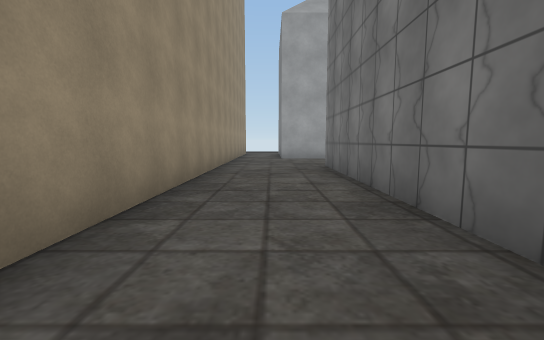
view 1 (above)

13 first-person views from a walk through a scene from a Unity 3-D project. The camera is 1.3 m above the floor, tilts 6° down and sees 90° across. The floor is counted in squares, 2 m on a side. Each view is taken from the middle of a square. On the plan, view 1 faces up. The plan holds only what a view shows up to about 9 squares ahead; the rest is blank. The place goes on beyond the plan. Some surface patterns are stand-ins.

view 2
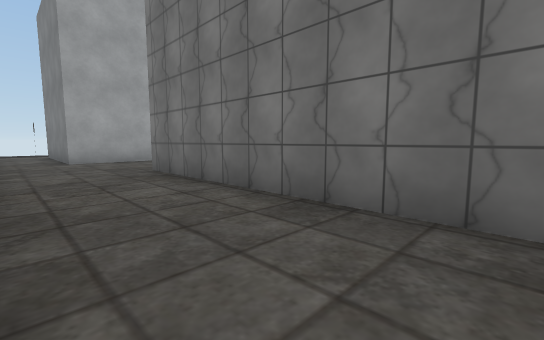

view 3
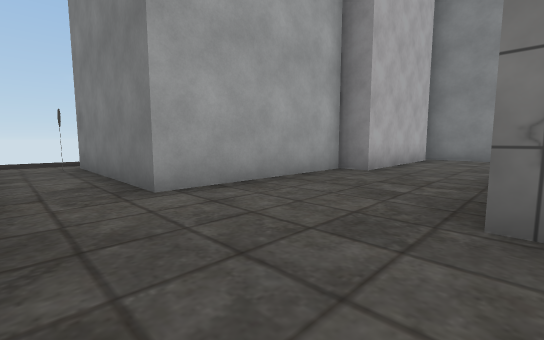

view 4
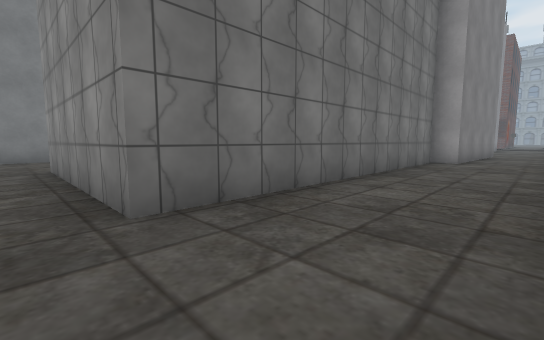

view 5
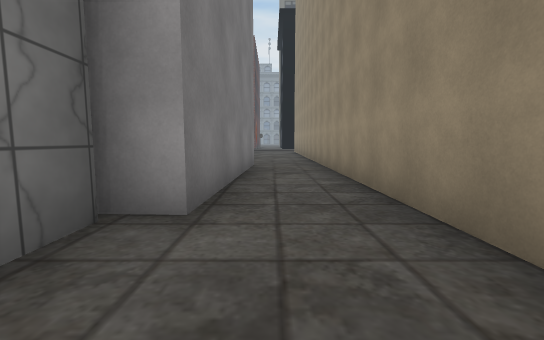

view 6
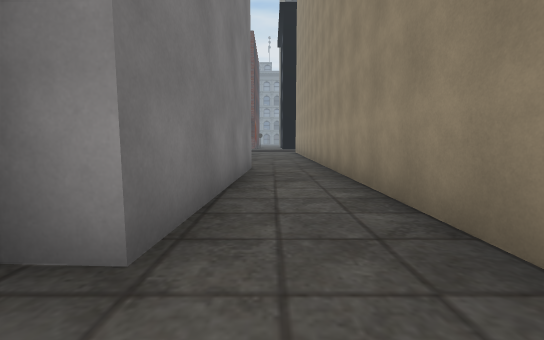

view 7
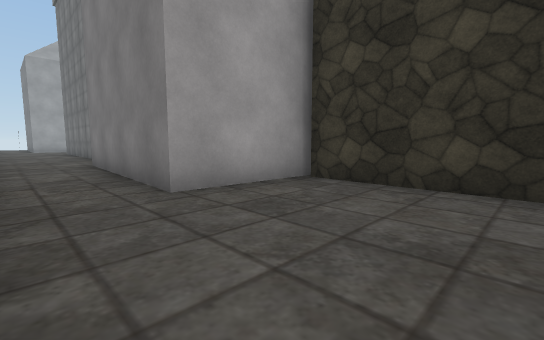

view 8
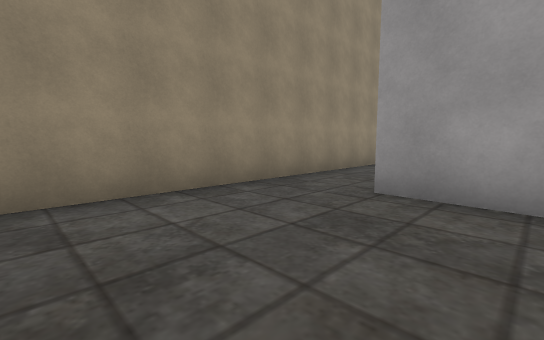

view 9
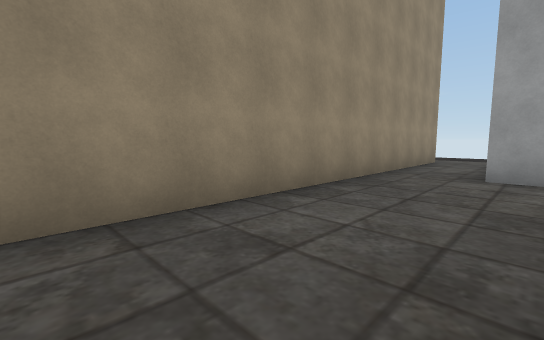

view 10
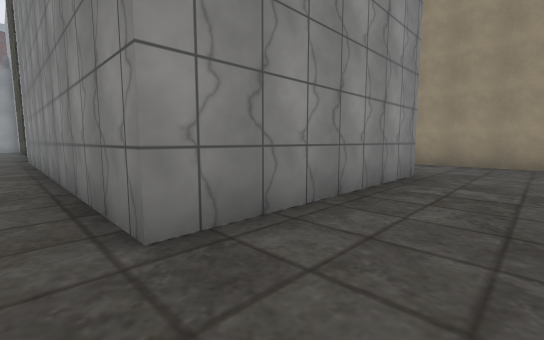

view 11
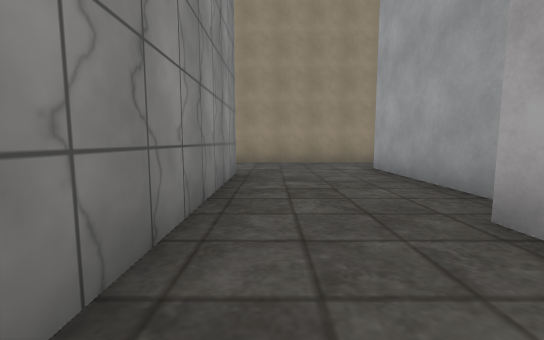

view 12
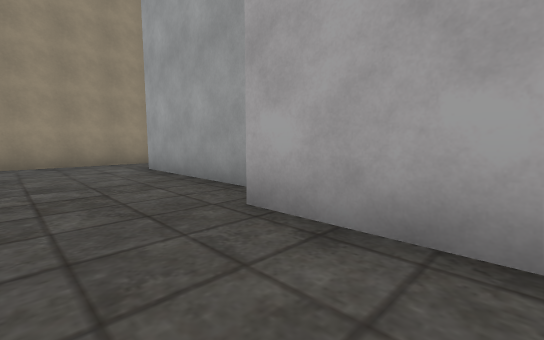

view 13
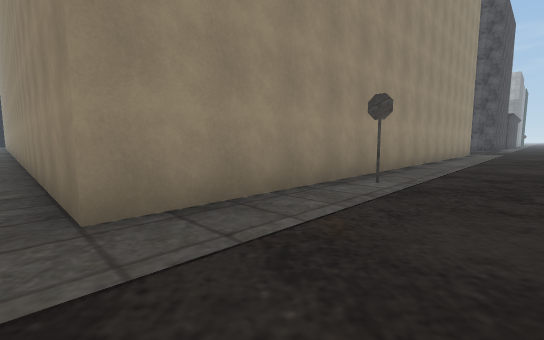

### Floor plan
Points are (right, up) in squares from view 1. A wall is a line through its corners. A room is listed if a view was taken in it or the views show most of it. See-through windows are left out.
Room 1 (views 1, 2, 3, 4, 5, 6, 9, 10, 11, 12)
walls: (-1.4, -0.3) (-1.4, -7.4); (7.6, 9.8) (4.8, 9.8) (4.8, 10.5) (0.4, 10.5) (0.4, 13.5); (0.5, -6.7) (0.8, -1.4) (1.4, -1.4) (1.4, 7.3) (6.4, 7.3) (6.4, -1.1); (-1.4, 13.6) (-1.4, 1.2)
ways out: opening at (-0.5, -6.5) to room 2; opening at (-1, 13) to room 3
Room 2 (views 7, 8)
walls: (3, -10.1) (3, -6.9); (-1.4, -7.4) (-1.4, -10.1); (3.3, -6.8) (0.5, -6.7)
ways out: opening at (-0.5, -6.5) to room 1
Room 3 (view 13)
walls: (-11.4, 14.6) (-1.4, 14.6) (-1.4, 13.6); (0.4, 13.5) (0.4, 15)
ways out: opening at (-1, 13) to room 1

Where each view was taken, in squares from view 1:
view 1: 0 up, 0 right, facing up
view 2: 1 up, 1 left, facing up-right
view 3: 7 up, 1 left, facing up-right
view 4: 8 up, 1 left, facing down-right
view 5: 1 up, 0 right, facing down
view 6: 0 up, 0 right, facing down
view 7: 10 down, 1 left, facing up-right
view 8: 10 down, 2 right, facing up-left
view 9: 5 up, 1 right, facing up-left
view 10: 9 up, 7 right, facing down-left
view 11: 8 up, 7 right, facing left
view 12: 8 up, 7 right, facing up-left
view 13: 17 up, 1 left, facing down-left
